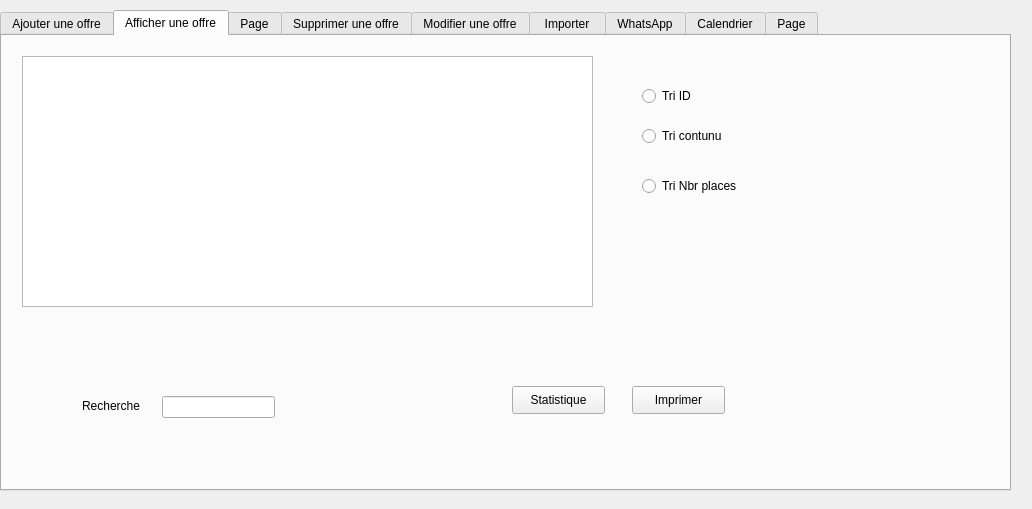
<?xml version="1.0" encoding="UTF-8"?>
<ui version="4.0">
 <class>gs_offre</class>
 <widget class="QDialog" name="gs_offre">
  <property name="geometry">
   <rect>
    <x>0</x>
    <y>0</y>
    <width>1032</width>
    <height>509</height>
   </rect>
  </property>
  <property name="windowTitle">
   <string>Dialog</string>
  </property>
  <widget class="QTabWidget" name="tabWidget">
   <property name="geometry">
    <rect>
     <x>0</x>
     <y>10</y>
     <width>1011</width>
     <height>481</height>
    </rect>
   </property>
   <property name="styleSheet">
    <string notr="true"/>
   </property>
   <property name="currentIndex">
    <number>1</number>
   </property>
   <widget class="QWidget" name="tab">
    <attribute name="title">
     <string>Ajouter une offre</string>
    </attribute>
    <widget class="QGroupBox" name="groupBox">
     <property name="geometry">
      <rect>
       <x>40</x>
       <y>30</y>
       <width>391</width>
       <height>401</height>
      </rect>
     </property>
     <property name="title">
      <string>Ajout</string>
     </property>
     <widget class="QLabel" name="lineEdit_id">
      <property name="geometry">
       <rect>
        <x>10</x>
        <y>50</y>
        <width>71</width>
        <height>16</height>
       </rect>
      </property>
      <property name="text">
       <string>Identifiant</string>
      </property>
     </widget>
     <widget class="QLabel" name="lineEdit_prix">
      <property name="geometry">
       <rect>
        <x>10</x>
        <y>120</y>
        <width>56</width>
        <height>16</height>
       </rect>
      </property>
      <property name="text">
       <string>Prix</string>
      </property>
     </widget>
     <widget class="QLabel" name="lineEdit_contenu">
      <property name="geometry">
       <rect>
        <x>10</x>
        <y>200</y>
        <width>56</width>
        <height>16</height>
       </rect>
      </property>
      <property name="text">
       <string>Contenu</string>
      </property>
     </widget>
     <widget class="QLineEdit" name="identifiant">
      <property name="geometry">
       <rect>
        <x>120</x>
        <y>50</y>
        <width>113</width>
        <height>22</height>
       </rect>
      </property>
     </widget>
     <widget class="QLineEdit" name="prix">
      <property name="geometry">
       <rect>
        <x>120</x>
        <y>120</y>
        <width>113</width>
        <height>22</height>
       </rect>
      </property>
     </widget>
     <widget class="QLineEdit" name="contenu">
      <property name="geometry">
       <rect>
        <x>120</x>
        <y>200</y>
        <width>113</width>
        <height>22</height>
       </rect>
      </property>
     </widget>
     <widget class="QPushButton" name="pb_ajouter">
      <property name="geometry">
       <rect>
        <x>260</x>
        <y>160</y>
        <width>111</width>
        <height>41</height>
       </rect>
      </property>
      <property name="text">
       <string>Ajouter</string>
      </property>
     </widget>
     <widget class="QLabel" name="lineEdit_place">
      <property name="geometry">
       <rect>
        <x>10</x>
        <y>270</y>
        <width>101</width>
        <height>16</height>
       </rect>
      </property>
      <property name="text">
       <string>Nombre de place</string>
      </property>
     </widget>
     <widget class="QLineEdit" name="place">
      <property name="geometry">
       <rect>
        <x>120</x>
        <y>260</y>
        <width>113</width>
        <height>22</height>
       </rect>
      </property>
     </widget>
     <widget class="QLabel" name="lineEdit_dated">
      <property name="geometry">
       <rect>
        <x>10</x>
        <y>340</y>
        <width>56</width>
        <height>16</height>
       </rect>
      </property>
      <property name="text">
       <string>Dated</string>
      </property>
     </widget>
     <widget class="QLineEdit" name="dated">
      <property name="geometry">
       <rect>
        <x>120</x>
        <y>330</y>
        <width>113</width>
        <height>22</height>
       </rect>
      </property>
     </widget>
    </widget>
   </widget>
   <widget class="QWidget" name="tab_2">
    <attribute name="title">
     <string>Afficher une offre</string>
    </attribute>
    <widget class="QTableView" name="tab_offre">
     <property name="geometry">
      <rect>
       <x>20</x>
       <y>20</y>
       <width>571</width>
       <height>251</height>
      </rect>
     </property>
    </widget>
    <widget class="QPushButton" name="pushButton_2">
     <property name="geometry">
      <rect>
       <x>630</x>
       <y>350</y>
       <width>93</width>
       <height>28</height>
      </rect>
     </property>
     <property name="text">
      <string>Imprimer</string>
     </property>
    </widget>
    <widget class="QPushButton" name="pushButton_4">
     <property name="geometry">
      <rect>
       <x>510</x>
       <y>350</y>
       <width>93</width>
       <height>28</height>
      </rect>
     </property>
     <property name="text">
      <string>Statistique</string>
     </property>
    </widget>
    <widget class="QRadioButton" name="trii">
     <property name="geometry">
      <rect>
       <x>640</x>
       <y>50</y>
       <width>97</width>
       <height>20</height>
      </rect>
     </property>
     <property name="text">
      <string>Tri ID</string>
     </property>
    </widget>
    <widget class="QLabel" name="label_7">
     <property name="geometry">
      <rect>
       <x>80</x>
       <y>360</y>
       <width>71</width>
       <height>20</height>
      </rect>
     </property>
     <property name="text">
      <string>Recherche</string>
     </property>
    </widget>
    <widget class="QLineEdit" name="lineEdit">
     <property name="geometry">
      <rect>
       <x>160</x>
       <y>360</y>
       <width>113</width>
       <height>22</height>
      </rect>
     </property>
    </widget>
    <widget class="QRadioButton" name="Tric">
     <property name="geometry">
      <rect>
       <x>640</x>
       <y>90</y>
       <width>97</width>
       <height>20</height>
      </rect>
     </property>
     <property name="text">
      <string>Tri contunu</string>
     </property>
    </widget>
    <widget class="QRadioButton" name="trin">
     <property name="geometry">
      <rect>
       <x>640</x>
       <y>140</y>
       <width>121</width>
       <height>20</height>
      </rect>
     </property>
     <property name="text">
      <string>Tri Nbr places</string>
     </property>
    </widget>
   </widget>
   <widget class="QWidget" name="tab_8">
    <attribute name="title">
     <string>Page</string>
    </attribute>
   </widget>
   <widget class="QWidget" name="tab_3">
    <attribute name="title">
     <string>Supprimer une offre</string>
    </attribute>
    <widget class="QLabel" name="label">
     <property name="geometry">
      <rect>
       <x>50</x>
       <y>50</y>
       <width>81</width>
       <height>20</height>
      </rect>
     </property>
     <property name="text">
      <string>Identifiant</string>
     </property>
    </widget>
    <widget class="QLineEdit" name="lineEdit_supp">
     <property name="geometry">
      <rect>
       <x>150</x>
       <y>50</y>
       <width>113</width>
       <height>22</height>
      </rect>
     </property>
    </widget>
    <widget class="QPushButton" name="pb_supp">
     <property name="geometry">
      <rect>
       <x>100</x>
       <y>120</y>
       <width>93</width>
       <height>28</height>
      </rect>
     </property>
     <property name="text">
      <string>Supprimer</string>
     </property>
    </widget>
   </widget>
   <widget class="QWidget" name="tab_4">
    <attribute name="title">
     <string>Modifier une offre</string>
    </attribute>
    <widget class="QLabel" name="label_2">
     <property name="geometry">
      <rect>
       <x>50</x>
       <y>50</y>
       <width>71</width>
       <height>16</height>
      </rect>
     </property>
     <property name="text">
      <string>Identifiant</string>
     </property>
    </widget>
    <widget class="QLabel" name="label_3">
     <property name="geometry">
      <rect>
       <x>50</x>
       <y>120</y>
       <width>56</width>
       <height>16</height>
      </rect>
     </property>
     <property name="text">
      <string>Prix</string>
     </property>
    </widget>
    <widget class="QLabel" name="label_4">
     <property name="geometry">
      <rect>
       <x>50</x>
       <y>200</y>
       <width>56</width>
       <height>16</height>
      </rect>
     </property>
     <property name="text">
      <string>Contenu</string>
     </property>
    </widget>
    <widget class="QLabel" name="label_5">
     <property name="geometry">
      <rect>
       <x>50</x>
       <y>280</y>
       <width>101</width>
       <height>16</height>
      </rect>
     </property>
     <property name="text">
      <string>Nombre de place</string>
     </property>
    </widget>
    <widget class="QLineEdit" name="identifiantm">
     <property name="geometry">
      <rect>
       <x>190</x>
       <y>50</y>
       <width>113</width>
       <height>22</height>
      </rect>
     </property>
    </widget>
    <widget class="QLineEdit" name="prixm">
     <property name="geometry">
      <rect>
       <x>190</x>
       <y>120</y>
       <width>113</width>
       <height>22</height>
      </rect>
     </property>
    </widget>
    <widget class="QLineEdit" name="contenum">
     <property name="geometry">
      <rect>
       <x>190</x>
       <y>200</y>
       <width>113</width>
       <height>22</height>
      </rect>
     </property>
    </widget>
    <widget class="QLineEdit" name="placem">
     <property name="geometry">
      <rect>
       <x>190</x>
       <y>280</y>
       <width>113</width>
       <height>22</height>
      </rect>
     </property>
    </widget>
    <widget class="QPushButton" name="pb_modifier">
     <property name="geometry">
      <rect>
       <x>360</x>
       <y>160</y>
       <width>93</width>
       <height>28</height>
      </rect>
     </property>
     <property name="text">
      <string>Modifier</string>
     </property>
    </widget>
    <widget class="QLabel" name="label_8">
     <property name="geometry">
      <rect>
       <x>50</x>
       <y>360</y>
       <width>56</width>
       <height>16</height>
      </rect>
     </property>
     <property name="text">
      <string>Date</string>
     </property>
    </widget>
    <widget class="QLineEdit" name="datem">
     <property name="geometry">
      <rect>
       <x>190</x>
       <y>360</y>
       <width>113</width>
       <height>22</height>
      </rect>
     </property>
    </widget>
   </widget>
   <widget class="QWidget" name="tab_5">
    <attribute name="title">
     <string> Importer </string>
    </attribute>
    <widget class="QPushButton" name="pushButton_3">
     <property name="geometry">
      <rect>
       <x>90</x>
       <y>70</y>
       <width>93</width>
       <height>28</height>
      </rect>
     </property>
     <property name="text">
      <string>Importer</string>
     </property>
    </widget>
    <widget class="QLabel" name="label_6">
     <property name="geometry">
      <rect>
       <x>240</x>
       <y>70</y>
       <width>361</width>
       <height>291</height>
      </rect>
     </property>
     <property name="text">
      <string/>
     </property>
    </widget>
   </widget>
   <widget class="QWidget" name="tab_6">
    <attribute name="title">
     <string>WhatsApp</string>
    </attribute>
    <widget class="QPushButton" name="pushButton_whatsapp">
     <property name="geometry">
      <rect>
       <x>140</x>
       <y>80</y>
       <width>93</width>
       <height>28</height>
      </rect>
     </property>
     <property name="text">
      <string>WhatsAPP</string>
     </property>
    </widget>
   </widget>
   <widget class="QWidget" name="tab_7">
    <attribute name="title">
     <string>Calendrier</string>
    </attribute>
    <widget class="QCalendarWidget" name="calendarwidget">
     <property name="geometry">
      <rect>
       <x>40</x>
       <y>30</y>
       <width>411</width>
       <height>341</height>
      </rect>
     </property>
    </widget>
    <widget class="QLineEdit" name="lineEdit_calendar_affichage">
     <property name="geometry">
      <rect>
       <x>470</x>
       <y>30</y>
       <width>251</width>
       <height>41</height>
      </rect>
     </property>
     <property name="readOnly">
      <bool>true</bool>
     </property>
    </widget>
    <widget class="QTableView" name="tableView_calendar">
     <property name="geometry">
      <rect>
       <x>470</x>
       <y>120</y>
       <width>371</width>
       <height>241</height>
      </rect>
     </property>
    </widget>
   </widget>
   <widget class="QWidget" name="tab_9">
    <attribute name="title">
     <string>Page</string>
    </attribute>
    <widget class="QPushButton" name="offButton">
     <property name="geometry">
      <rect>
       <x>620</x>
       <y>390</y>
       <width>93</width>
       <height>28</height>
      </rect>
     </property>
     <property name="text">
      <string>OFF</string>
     </property>
    </widget>
    <widget class="QLabel" name="fire">
     <property name="geometry">
      <rect>
       <x>310</x>
       <y>100</y>
       <width>331</width>
       <height>211</height>
      </rect>
     </property>
     <property name="text">
      <string/>
     </property>
    </widget>
   </widget>
  </widget>
 </widget>
 <resources/>
 <connections/>
</ui>
